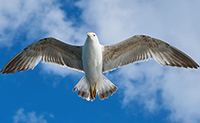
#> input picture engine/examples/bird.jpg, 200 x 123 px
$ python qbe.py examples/bike.jpg examples/bird.jpg 5   (Python 2 division)
#> lines starting #> are read from the running program, lines starting #| are printed output that depends on the picture
### engine/frame_operations/feature.py
import cv2


def extract(frame, options=None):
    sift = cv2.xfeatures2d.SIFT_create()
    kp, des = sift.detectAndCompute(frame, None)
    return kp, des


# [15 lines left out: function match, not called in this run]

### engine/qbe.py
import numpy as np
import cv2

if __name__ == "__main__":
    import video_operations.applier as applier
    import frame_operations.feature as feature
    import sys

    if len(sys.argv) < 3:
        print "Cannot continue because video and example arguments are empty. Use this command like: python qbe.py VIDEO_ID EXAMPLE_IMAGE_FILE [MIN_MATCH_COUNT]"
        exit(-1)
    else:
        minMatchCount = 50

        if len(sys.argv) > 3:
            minMatchCount = int(sys.argv[3])


        videoId = sys.argv[1]
        exampleFile = sys.argv[2]

        print "Searching",exampleFile,"in VideoId=",videoId,"with options: ","\nMinimum Feature Match Count Per Frame =",minMatchCount
        query = cv2.imread(exampleFile, 0)
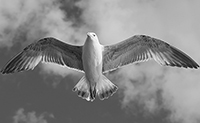
#> query: shape (123, 200); min 6, max 255, mean 133.2

        out = ''

        query_features = feature.extract(query)
#> in extract, `kp, des = sift.detectAndCompute(frame, None)`: kp = 76 keypoints; strongest (x, y, size): (88, 99, 2.2), (188, 62, 8.5), (182, 60, 12.2), (103, 70, 1.9)

        for index, f in enumerate(out):
            frameNumber = f['frameNumber']
            f = f['data']
            good = feature.match(query_features[1], f[1])
            if len(good) > minMatchCount:
                src_pts = np.float32([query_features[0][m.queryIdx].pt for m in good]).reshape(-1, 1, 2)
                dst_pts = np.float32([f[0][m.trainIdx].pt for m in good]).reshape(-1, 1, 2)
                M, mask = cv2.findHomography(src_pts, dst_pts, cv2.RANSAC, 5.0)

                matchesMask = mask.ravel().tolist()

                h, w = query.shape
                pts = np.float32([[0, 0], [0, h - 1], [w - 1, h - 1], [w - 1, 0]]).reshape(-1, 1, 2)
                dst = cv2.perspectiveTransform(pts, M)

                video_frames[index] = cv2.polylines(video_frames[index], [np.int32(dst)], True, 255, 3, cv2.LINE_AA)

                draw_params = dict(matchColor=(0, 255, 0),  # draw matches in green color
                                   singlePointColor=None,
                                   matchesMask=matchesMask,  # draw only inliers
                                   flags=2)

                img3 = cv2.drawMatches(query, query_features[0], video_frames[index], f[0], good, None, **draw_params)

                cv2.imshow("Frame - " + str(frameNumber), img3)
                cv2.waitKey(0)
                cv2.destroyAllWindows()


    print ""
    exit(0)
#> (the program exits here)

$ run again, on engine/examples/tiger.jpg
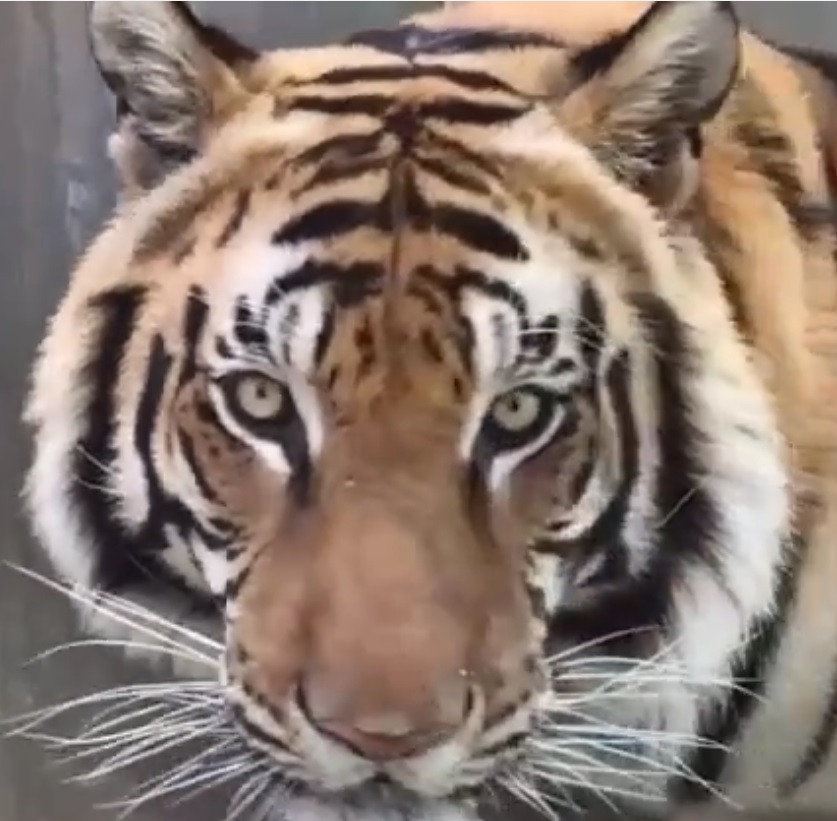
#> input picture engine/examples/tiger.jpg, 837 x 821 px
#> `query = cv2.imread(exampleFile, 0)`:
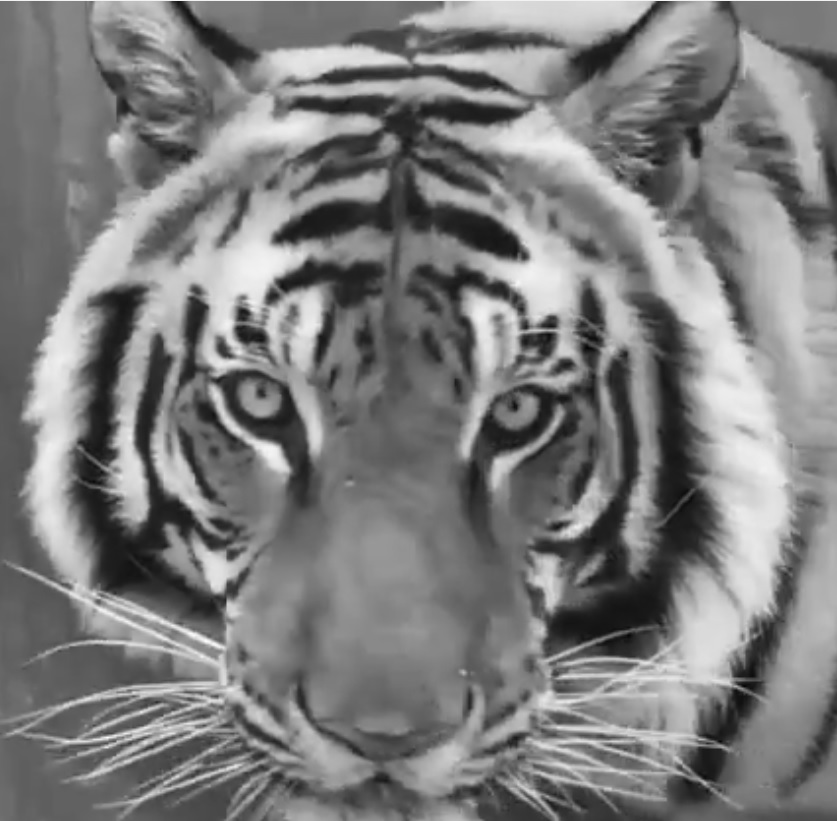
#> query: shape (821, 837); min 5, max 253, mean 125.1
#> kp = 1591 keypoints; strongest (x, y, size): (271, 455, 19), (120, 307, 29.7), (508, 246, 19.3), (196, 313, 19.3)
